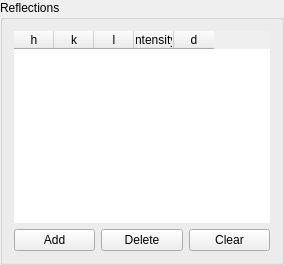
      <widget class="QGroupBox" name="groupBox_3">
       <property name="title">
        <string>Reflections</string>
       </property>
       <layout class="QVBoxLayout" name="verticalLayout">
        <item>
         <widget class="QTableWidget" name="reflection_table">
          <property name="frameShape">
           <enum>QFrame::NoFrame</enum>
          </property>
          <property name="frameShadow">
           <enum>QFrame::Raised</enum>
          </property>
          <property name="selectionBehavior">
           <enum>QAbstractItemView::SelectRows</enum>
          </property>
          <property name="showGrid">
           <bool>false</bool>
          </property>
          <property name="gridStyle">
           <enum>Qt::NoPen</enum>
          </property>
          <property name="sortingEnabled">
           <bool>false</bool>
          </property>
          <property name="cornerButtonEnabled">
           <bool>false</bool>
          </property>
          <attribute name="horizontalHeaderCascadingSectionResizes">
           <bool>false</bool>
          </attribute>
          <attribute name="horizontalHeaderDefaultSectionSize">
           <number>40</number>
          </attribute>
          <attribute name="verticalHeaderVisible">
           <bool>false</bool>
          </attribute>
          <attribute name="verticalHeaderShowSortIndicator" stdset="0">
           <bool>false</bool>
          </attribute>
          <column>
           <property name="text">
            <string>h</string>
           </property>
          </column>
          <column>
           <property name="text">
            <string>k</string>
           </property>
          </column>
          <column>
           <property name="text">
            <string>l</string>
           </property>
          </column>
          <column>
           <property name="text">
            <string>Intensity</string>
           </property>
          </column>
          <column>
           <property name="text">
            <string>d</string>
           </property>
          </column>
         </widget>
        </item>
        <item>
         <layout class="QHBoxLayout" name="horizontalLayout">
          <item>
           <widget class="QPushButton" name="reflections_add_btn">
            <property name="text">
             <string>Add</string>
            </property>
           </widget>
          </item>
          <item>
           <widget class="QPushButton" name="reflections_delete_btn">
            <property name="text">
             <string>Delete</string>
            </property>
           </widget>
          </item>
          <item>
           <widget class="QPushButton" name="reflections_clear_btn">
            <property name="text">
             <string>Clear</string>
            </property>
           </widget>
          </item>
         </layout>
        </item>
       </layout>
      </widget>
